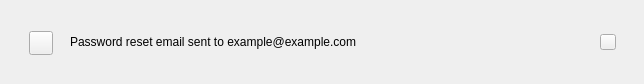
<?xml version="1.0" encoding="UTF-8"?>
<ui version="4.0">
 <class>ToastWidget</class>
 <widget class="QWidget" name="ToastWidget">
  <property name="geometry">
   <rect>
    <x>0</x>
    <y>0</y>
    <width>644</width>
    <height>84</height>
   </rect>
  </property>
  <property name="windowTitle">
   <string/>
  </property>
  <layout class="QHBoxLayout" name="horizontalLayout_2">
   <property name="leftMargin">
    <number>12</number>
   </property>
   <property name="topMargin">
    <number>12</number>
   </property>
   <property name="rightMargin">
    <number>12</number>
   </property>
   <property name="bottomMargin">
    <number>12</number>
   </property>
   <item>
    <widget class="QFrame" name="cardFrame">
     <property name="minimumSize">
      <size>
       <width>620</width>
       <height>60</height>
      </size>
     </property>
     <property name="maximumSize">
      <size>
       <width>620</width>
       <height>60</height>
      </size>
     </property>
     <property name="frameShape">
      <enum>QFrame::Shape::NoFrame</enum>
     </property>
     <layout class="QHBoxLayout" name="horizontalLayout">
      <property name="spacing">
       <number>16</number>
      </property>
      <property name="leftMargin">
       <number>16</number>
      </property>
      <property name="topMargin">
       <number>16</number>
      </property>
      <property name="rightMargin">
       <number>16</number>
      </property>
      <property name="bottomMargin">
       <number>16</number>
      </property>
      <item>
       <widget class="QFrame" name="frame">
        <property name="sizePolicy">
         <sizepolicy hsizetype="Maximum" vsizetype="Maximum">
          <horstretch>0</horstretch>
          <verstretch>0</verstretch>
         </sizepolicy>
        </property>
        <property name="minimumSize">
         <size>
          <width>0</width>
          <height>28</height>
         </size>
        </property>
        <property name="frameShape">
         <enum>QFrame::Shape::NoFrame</enum>
        </property>
        <property name="frameShadow">
         <enum>QFrame::Shadow::Plain</enum>
        </property>
        <layout class="QVBoxLayout" name="verticalLayout_2">
         <property name="leftMargin">
          <number>1</number>
         </property>
         <property name="topMargin">
          <number>2</number>
         </property>
         <property name="rightMargin">
          <number>1</number>
         </property>
         <property name="bottomMargin">
          <number>0</number>
         </property>
         <item>
          <widget class="QToolButton" name="btnIcon">
           <property name="minimumSize">
            <size>
             <width>24</width>
             <height>24</height>
            </size>
           </property>
           <property name="maximumSize">
            <size>
             <width>24</width>
             <height>24</height>
            </size>
           </property>
           <property name="focusPolicy">
            <enum>Qt::FocusPolicy::NoFocus</enum>
           </property>
           <property name="text">
            <string/>
           </property>
           <property name="iconSize">
            <size>
             <width>24</width>
             <height>24</height>
            </size>
           </property>
          </widget>
         </item>
        </layout>
       </widget>
      </item>
      <item>
       <widget class="QLabel" name="lblMessage">
        <property name="text">
         <string>Password reset email sent to example@example.com</string>
        </property>
        <property name="alignment">
         <set>Qt::AlignmentFlag::AlignLeading|Qt::AlignmentFlag::AlignLeft|Qt::AlignmentFlag::AlignVCenter</set>
        </property>
        <property name="wordWrap">
         <bool>true</bool>
        </property>
       </widget>
      </item>
      <item>
       <widget class="QToolButton" name="btnClose">
        <property name="minimumSize">
         <size>
          <width>16</width>
          <height>16</height>
         </size>
        </property>
        <property name="maximumSize">
         <size>
          <width>16</width>
          <height>16</height>
         </size>
        </property>
        <property name="cursor">
         <cursorShape>PointingHandCursor</cursorShape>
        </property>
        <property name="text">
         <string/>
        </property>
        <property name="iconSize">
         <size>
          <width>16</width>
          <height>16</height>
         </size>
        </property>
       </widget>
      </item>
     </layout>
    </widget>
   </item>
  </layout>
 </widget>
 <resources/>
 <connections/>
</ui>
